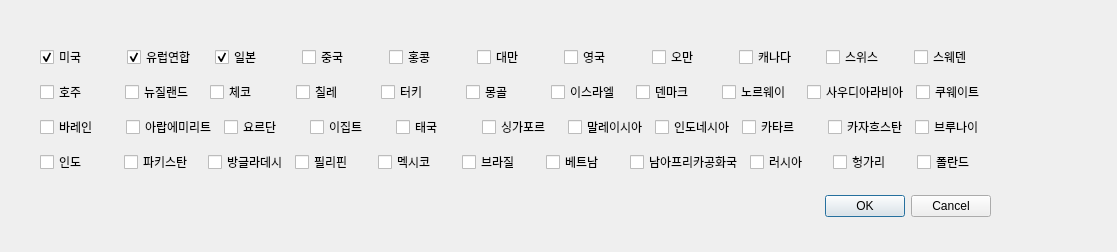
<?xml version="1.0" encoding="UTF-8"?>
<ui version="4.0">
 <class>Dialog</class>
 <widget class="QDialog" name="Dialog">
  <property name="geometry">
   <rect>
    <x>0</x>
    <y>0</y>
    <width>1117</width>
    <height>252</height>
   </rect>
  </property>
  <property name="windowTitle">
   <string>Dialog</string>
  </property>
  <widget class="QDialogButtonBox" name="buttonBox">
   <property name="geometry">
    <rect>
     <x>650</x>
     <y>190</y>
     <width>341</width>
     <height>32</height>
    </rect>
   </property>
   <property name="orientation">
    <enum>Qt::Horizontal</enum>
   </property>
   <property name="standardButtons">
    <set>QDialogButtonBox::Cancel|QDialogButtonBox::Ok</set>
   </property>
  </widget>
  <widget class="QWidget" name="verticalLayoutWidget">
   <property name="geometry">
    <rect>
     <x>40</x>
     <y>40</y>
     <width>955</width>
     <height>141</height>
    </rect>
   </property>
   <layout class="QVBoxLayout" name="verticalLayout">
    <item>
     <layout class="QHBoxLayout" name="horizontalLayout_2">
      <item>
       <widget class="QCheckBox" name="usd">
        <property name="text">
         <string>미국</string>
        </property>
        <property name="checked">
         <bool>true</bool>
        </property>
       </widget>
      </item>
      <item>
       <widget class="QCheckBox" name="eur">
        <property name="text">
         <string>유럽연합</string>
        </property>
        <property name="checked">
         <bool>true</bool>
        </property>
       </widget>
      </item>
      <item>
       <widget class="QCheckBox" name="jpy">
        <property name="text">
         <string>일본</string>
        </property>
        <property name="checked">
         <bool>true</bool>
        </property>
       </widget>
      </item>
      <item>
       <widget class="QCheckBox" name="cny">
        <property name="text">
         <string>중국</string>
        </property>
       </widget>
      </item>
      <item>
       <widget class="QCheckBox" name="hkd">
        <property name="text">
         <string>홍콩</string>
        </property>
       </widget>
      </item>
      <item>
       <widget class="QCheckBox" name="twd">
        <property name="text">
         <string>대만</string>
        </property>
       </widget>
      </item>
      <item>
       <widget class="QCheckBox" name="gbp">
        <property name="text">
         <string>영국</string>
        </property>
       </widget>
      </item>
      <item>
       <widget class="QCheckBox" name="omr">
        <property name="text">
         <string>오만</string>
        </property>
       </widget>
      </item>
      <item>
       <widget class="QCheckBox" name="cad">
        <property name="text">
         <string>캐나다</string>
        </property>
       </widget>
      </item>
      <item>
       <widget class="QCheckBox" name="chf">
        <property name="text">
         <string>스위스</string>
        </property>
       </widget>
      </item>
      <item>
       <widget class="QCheckBox" name="sek">
        <property name="text">
         <string>스웨덴</string>
        </property>
       </widget>
      </item>
     </layout>
    </item>
    <item>
     <layout class="QHBoxLayout" name="horizontalLayout_6">
      <item>
       <widget class="QCheckBox" name="aud">
        <property name="text">
         <string>호주</string>
        </property>
       </widget>
      </item>
      <item>
       <widget class="QCheckBox" name="nzd">
        <property name="text">
         <string>뉴질랜드</string>
        </property>
       </widget>
      </item>
      <item>
       <widget class="QCheckBox" name="czk">
        <property name="text">
         <string>체코</string>
        </property>
       </widget>
      </item>
      <item>
       <widget class="QCheckBox" name="clp">
        <property name="text">
         <string>칠레</string>
        </property>
       </widget>
      </item>
      <item>
       <widget class="QCheckBox" name="try_2">
        <property name="text">
         <string>터키</string>
        </property>
       </widget>
      </item>
      <item>
       <widget class="QCheckBox" name="mnt">
        <property name="text">
         <string>몽골</string>
        </property>
       </widget>
      </item>
      <item>
       <widget class="QCheckBox" name="ils">
        <property name="text">
         <string>이스라엘</string>
        </property>
       </widget>
      </item>
      <item>
       <widget class="QCheckBox" name="dkk">
        <property name="text">
         <string>덴마크</string>
        </property>
       </widget>
      </item>
      <item>
       <widget class="QCheckBox" name="nok">
        <property name="text">
         <string>노르웨이</string>
        </property>
       </widget>
      </item>
      <item>
       <widget class="QCheckBox" name="sar">
        <property name="text">
         <string>사우디아라비아</string>
        </property>
       </widget>
      </item>
      <item>
       <widget class="QCheckBox" name="kwd">
        <property name="text">
         <string>쿠웨이트</string>
        </property>
       </widget>
      </item>
     </layout>
    </item>
    <item>
     <layout class="QHBoxLayout" name="horizontalLayout_7">
      <item>
       <widget class="QCheckBox" name="bhd">
        <property name="text">
         <string>바레인</string>
        </property>
       </widget>
      </item>
      <item>
       <widget class="QCheckBox" name="aed">
        <property name="text">
         <string>아랍에미리트</string>
        </property>
       </widget>
      </item>
      <item>
       <widget class="QCheckBox" name="jod">
        <property name="text">
         <string>요르단</string>
        </property>
       </widget>
      </item>
      <item>
       <widget class="QCheckBox" name="egp">
        <property name="text">
         <string>이집트</string>
        </property>
       </widget>
      </item>
      <item>
       <widget class="QCheckBox" name="thb">
        <property name="text">
         <string>태국</string>
        </property>
       </widget>
      </item>
      <item>
       <widget class="QCheckBox" name="sgd">
        <property name="text">
         <string>싱가포르</string>
        </property>
       </widget>
      </item>
      <item>
       <widget class="QCheckBox" name="myr">
        <property name="text">
         <string>말레이시아</string>
        </property>
       </widget>
      </item>
      <item>
       <widget class="QCheckBox" name="idr">
        <property name="text">
         <string>인도네시아</string>
        </property>
       </widget>
      </item>
      <item>
       <widget class="QCheckBox" name="qar">
        <property name="text">
         <string>카타르</string>
        </property>
       </widget>
      </item>
      <item>
       <widget class="QCheckBox" name="kzt">
        <property name="text">
         <string>카자흐스탄</string>
        </property>
       </widget>
      </item>
      <item>
       <widget class="QCheckBox" name="bnd">
        <property name="text">
         <string>브루나이</string>
        </property>
       </widget>
      </item>
     </layout>
    </item>
    <item>
     <layout class="QHBoxLayout" name="horizontalLayout_8">
      <item>
       <widget class="QCheckBox" name="inr">
        <property name="text">
         <string>인도</string>
        </property>
       </widget>
      </item>
      <item>
       <widget class="QCheckBox" name="pkr">
        <property name="text">
         <string>파키스탄</string>
        </property>
       </widget>
      </item>
      <item>
       <widget class="QCheckBox" name="bdt">
        <property name="text">
         <string>방글라데시</string>
        </property>
       </widget>
      </item>
      <item>
       <widget class="QCheckBox" name="php">
        <property name="text">
         <string>필리핀</string>
        </property>
       </widget>
      </item>
      <item>
       <widget class="QCheckBox" name="mxn">
        <property name="text">
         <string>멕시코</string>
        </property>
       </widget>
      </item>
      <item>
       <widget class="QCheckBox" name="brl">
        <property name="text">
         <string>브라질</string>
        </property>
       </widget>
      </item>
      <item>
       <widget class="QCheckBox" name="vnd">
        <property name="text">
         <string>베트남</string>
        </property>
       </widget>
      </item>
      <item>
       <widget class="QCheckBox" name="zar">
        <property name="text">
         <string>남아프리카공화국</string>
        </property>
       </widget>
      </item>
      <item>
       <widget class="QCheckBox" name="rub">
        <property name="text">
         <string>러시아</string>
        </property>
       </widget>
      </item>
      <item>
       <widget class="QCheckBox" name="huf">
        <property name="text">
         <string>헝가리</string>
        </property>
       </widget>
      </item>
      <item>
       <widget class="QCheckBox" name="pln">
        <property name="text">
         <string>폴란드</string>
        </property>
       </widget>
      </item>
     </layout>
    </item>
   </layout>
  </widget>
 </widget>
 <resources/>
 <connections>
  <connection>
   <sender>buttonBox</sender>
   <signal>accepted()</signal>
   <receiver>Dialog</receiver>
   <slot>accept()</slot>
   <hints>
    <hint type="sourcelabel">
     <x>248</x>
     <y>254</y>
    </hint>
    <hint type="destinationlabel">
     <x>157</x>
     <y>274</y>
    </hint>
   </hints>
  </connection>
  <connection>
   <sender>buttonBox</sender>
   <signal>rejected()</signal>
   <receiver>Dialog</receiver>
   <slot>reject()</slot>
   <hints>
    <hint type="sourcelabel">
     <x>316</x>
     <y>260</y>
    </hint>
    <hint type="destinationlabel">
     <x>286</x>
     <y>274</y>
    </hint>
   </hints>
  </connection>
 </connections>
</ui>
